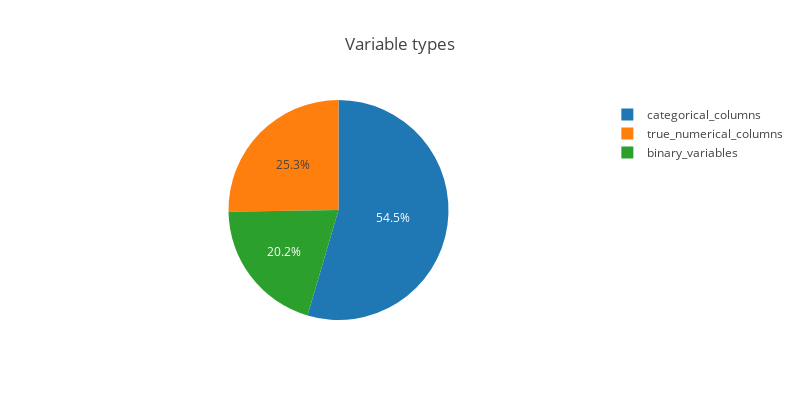

Notebook code for this chart:
### Code cell
variables = {
    'categorical_columns': len(categorical_columns),
    'binary_variables': len(binary_variables),
    'true_numerical_columns': len(true_numerical_columns)
}
pie_trace = go.Pie(labels=list(variables.keys()), values=list(variables.values()))
layout = dict(title= "Variable types", height=400, width=800)
fig = dict(data=[pie_trace], layout=layout)
iplot(fig)

### Figure 1 — Plotly figure (JSON) as saved in the notebook; plotly's stock layout.template omitted (floating-point values rounded to 4 significant figures)
{"data": [{"labels": ["categorical_columns", "binary_variables", "true_numerical_columns"], "type": "pie", "uid": "a5cabaa1-9ddb-4b1b-aff3-f83982596b35", "values": [54, 20, 25]}], "layout": {"height": 400, "title": {"text": "Variable types"}, "width": 800}}
